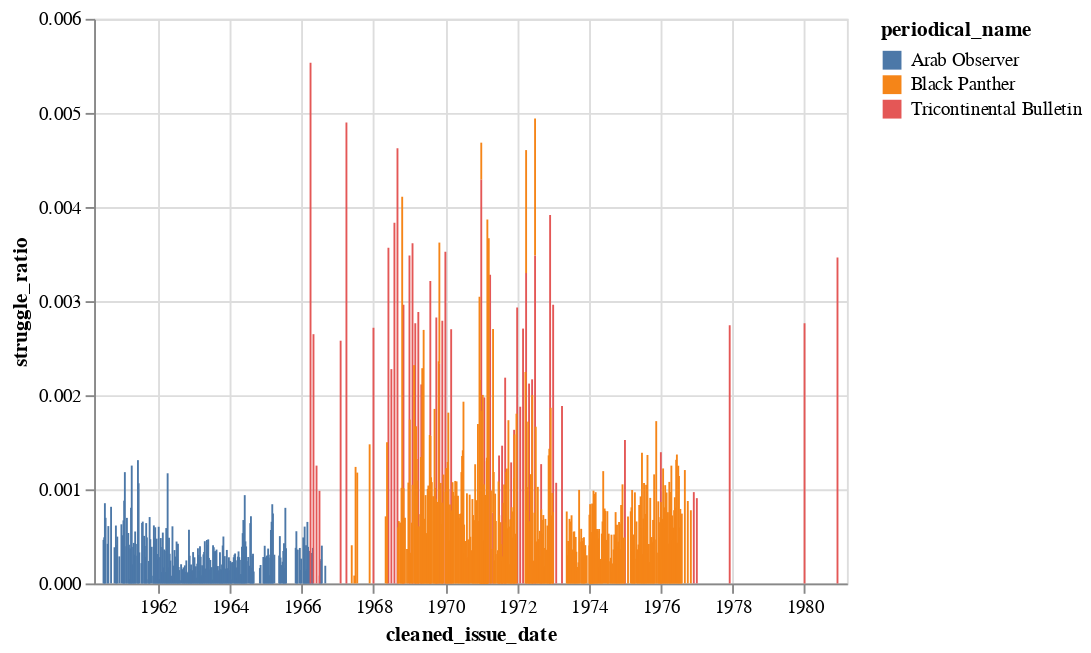

Here is the notebook cell this chart was saved with:
### Code cell
grouped_df = pd.concat([merged_ao, merged_tb, merged_bp])

alt.Chart(grouped_df).mark_bar(size=1).encode(
    x='cleaned_issue_date:T',
    y='struggle_ratio:Q',
    color='periodical_name:N'
)

### Figure 1 — Vega-Lite specification as saved in the notebook (floating-point values rounded to 4 significant figures; data arrays with more than 128 entries replaced by an {"elided": "..."} marker saying what was removed)
{"config": {"view": {"continuousWidth": 400, "continuousHeight": 300}}, "data": {"name": "data-9432457b3cbc64c96502618ea56ea83f"}, "mark": {"type": "bar", "size": 1}, "encoding": {"color": {"field": "periodical_name", "type": "nominal"}, "x": {"field": "cleaned_issue_date", "type": "temporal"}, "y": {"field": "struggle_ratio", "type": "quantitative"}}, "$schema": "https://vega.github.io/schema/vega-lite/v4.17.0.json", "datasets": {"data-9432457b3cbc64c96502618ea56ea83f": {"elided": "668 records"}}}
